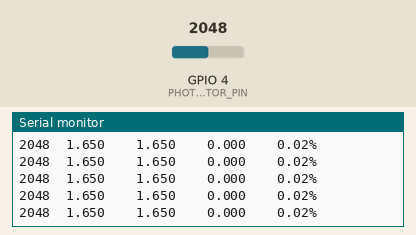
Simulated run of this program. Board: ESP32-S3. Parts: the last lines printed to the serial monitor. The test bench sets the inputs (shaded band); at power-on: GPIO 4 (PHOTORESISTOR_PIN) = 2048 (analog values on the 0–4095 scale).

Above: at 11.2 s.
11.3 s: GPIO 4 (PHOTORESISTOR_PIN) set to 2866
At 11.32 s:
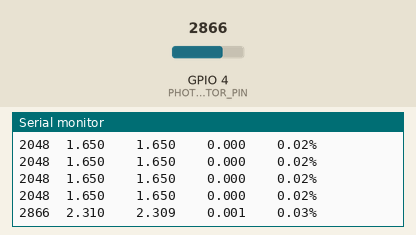
12.8 s: GPIO 4 (PHOTORESISTOR_PIN) set to 3603
At 12.82 s:
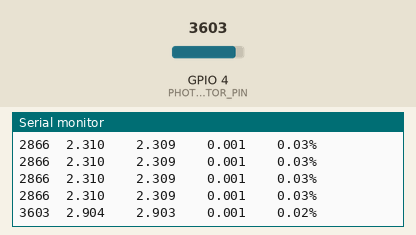
Timing chart, 0 to 15.8 s (numbered marks = the images above; inputs shaded):
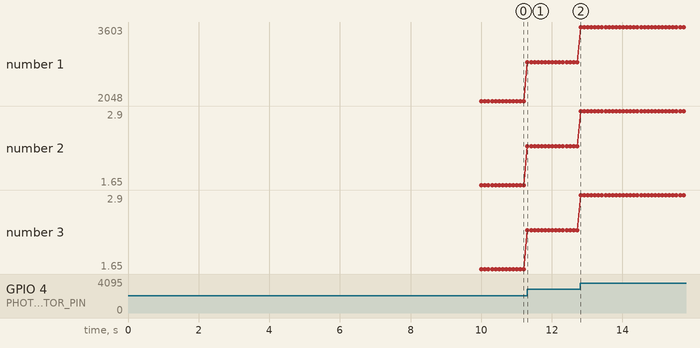

The program:

main.cpp
```cpp
#include <Arduino.h>
#include <cmath>

constexpr uint8_t PHOTORESISTOR_PIN = 4; // Пін, до якого підключений фоторезистор

// Роздільна здатність АЦП — 12 біт
constexpr uint16_t ADC_MAX_VALUE = 4095;

// Напруга живлення подільника
constexpr float SUPPLY_VOLTAGE = 3.3f;

void setup()
{
    Serial.begin(115200);

    analogReadResolution(12);  // Роздільна здатність АЦП 12 біт

    analogSetPinAttenuation(PHOTORESISTOR_PIN, ADC_11db);

    delay(10000); // Затримка для запуску монітора серійного порту після перезавантаження плати

    Serial.println();
    Serial.println("RAW\tU_calc  \tU_measured  \tError \tError_%");
    Serial.println("-------------------------------------------------------------");
}

void loop()
{
    // RAW значення АЦП
    uint16_t RAWValue = analogRead(PHOTORESISTOR_PIN);

    // Обчислення напруги за формулою: U = (RAW / ADC_MAX_VALUE) * SUPPLY_VOLTAGE
    float CalcVoltage = static_cast<float>(RAWValue) * SUPPLY_VOLTAGE / static_cast<float>(ADC_MAX_VALUE);

    // Зчитування напруги в мілівольтах
    uint32_t ReadMillivolt = analogReadMilliVolts(PHOTORESISTOR_PIN);

    // Переведення мілівольтів у вольти
    float Voltage = static_cast<float>(ReadMillivolt) / 1000.0f;

    // Похибка у вольтах
    float Error = fabsf(CalcVoltage - Voltage);

    // Похибка у відсотках
    float Error_procent = 0.0f;

    if (Voltage > 0.0f)
    {
        Error_procent = Error / Voltage * 100.0f;
    }

    Serial.printf(
        "%u\t%.3f\t\t%.3f\t\t%.3f\t\t%.2f%%\n",
        RAWValue,
        CalcVoltage,
        Voltage,
        Error,
        Error_procent
    );

    // Зчитування кожні 100мс
    delay(100);
}
```

Measured:
- after the input at 11.3 s, the serial monitor: prints a new line at once (image 1)
- after the input at 12.8 s, the serial monitor: prints a new line at once (image 2)
- plotted number 1: 2048 → 2866 after the input at 11.3 s, 2866 → 3603 after the input at 12.8 s
- plotted number 2: 1.65 → 2.31 after the input at 11.3 s, 2.31 → 2.9 after the input at 12.8 s
- plotted number 3: 1.65 → 2.31 after the input at 11.3 s, 2.31 → 2.9 after the input at 12.8 s
